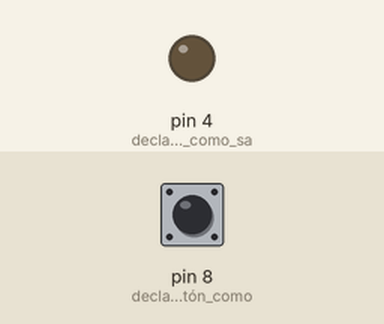
Bench run of a sketch on a simulated Arduino Uno, built with avr-gcc and run on an emulated ATmega328P. Parts: output pins drawn as LEDs (lit = HIGH). Inputs (shaded band) come from the test bench; at power-on: pin 8 (declaramos_el_botón_como) LOW.

Above: at 1.2 s.
1.3 s: pin 8 (declaramos_el_botón_como) pulled HIGH for 0.15 s
At 1.37 s:
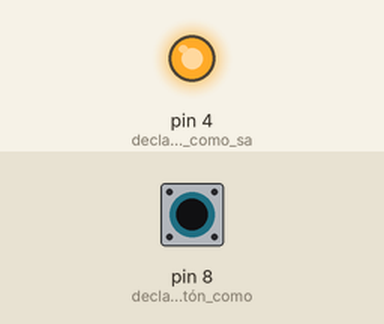
2.9 s: pin 8 (declaramos_el_botón_como) pulled HIGH for 3.2 s
At 7.4 s:
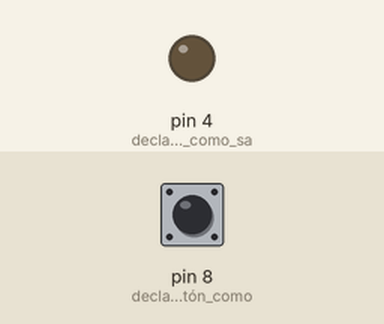
Timing chart, 0 to 8.9 s (numbered marks = the images above; inputs shaded):
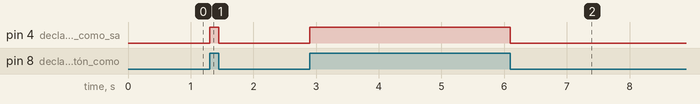

The sketch:

ejemplo.ino
```cpp
int estado = 0;

void setup() {
  // put your setup code here, to run once:
  pinMode(8, INPUT); //declaramos el botón como entrada
  pinMode(4, OUTPUT); //declaramos el LED como salida
}

void loop() {
  // put your main code here, to run repeatedly:
  estado = digitalRead(8); //leer el estado del botón

  if(estado == HIGH){ //si estado esta en alto
    digitalWrite(4, HIGH); //encendemos el LED
  }
  else{
    digitalWrite(4, LOW);
  }
}
```

Measured:
- after the input at 1.3 s, pin 4 (declaramos_el_LED_como_sa): LOW → HIGH at once, → LOW 0.15 s later
- after the input at 2.9 s, pin 4 (declaramos_el_LED_como_sa): LOW → HIGH at once, → LOW 3.2 s later
